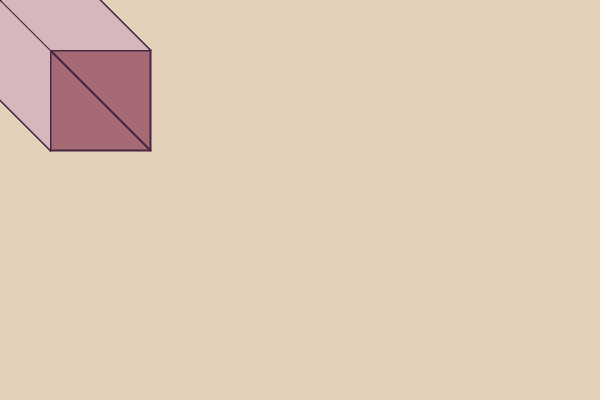
Frame 1 (no input)
Frame 60 (the mouse pressed at the canvas centre just before this capture): identical to frame 1, image omitted
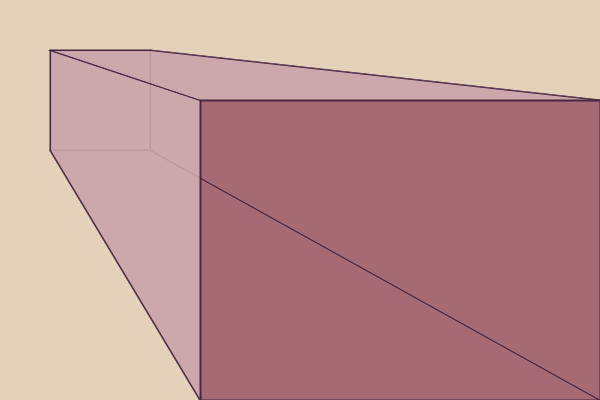
Frame 120 (the mouse held since frame 60 and released just before this capture)

The Processing sketch that drew these frames (run headless with seeded random() and noise(); from frame 60 on, the mouse is pressed at the canvas centre):

// Processing sketch: processing_111280
// ── processing_111280.pde

void setup(){
  size(600,400);
  background(227,209,185);
}

void draw(){
  background(227,209,185);
  
   stroke(73,38,66);
  strokeWeight(2);
  fill(165,106,115);
  rect(50,50,100,100);
  
    stroke(73,38,66);
    strokeWeight(2);
  line(50,50,mouseX-100,mouseY-100);
  line(150,50,2*mouseX,mouseY-100);
  line(50,150,mouseX-100,2*mouseY);
  line(150,150,2*mouseX,2*mouseY);
  
  strokeWeight(1);
  
  fill(165,106,115,mouseY+mouseX);
  quad(50,150,150,150,2*mouseX,2*mouseY,mouseX-100,2*mouseY);
   fill(165,106,115,mouseX);
  quad(150,50,2*mouseX,mouseY-100,2*mouseX,2*mouseY,150,150);
  fill(214,183,188,500-mouseX);
  quad(50,150,50,50,mouseX-100,mouseY-100,mouseX-100,2*mouseY);
  fill(214,183,188,400-mouseY);
  quad(50,50,150,50,2*mouseX,mouseY-100,mouseX-100,mouseY-100);
  
   strokeWeight(2);
  fill(255,0);
  rect(mouseX-100,mouseY-100,mouseX+100,mouseY+100);
  
}
